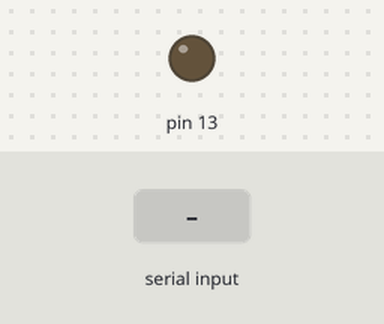
Recording of a sketch running on a simulated Arduino Uno, built with avr-gcc and run on an emulated ATmega328P. Parts: output pins drawn as LEDs (lit = HIGH). Dashed ring = blinking. The test bench sets the inputs (shaded band).

Above: at 1.2 s.
1.3 s: "B" received over Serial
At 1.55 s:
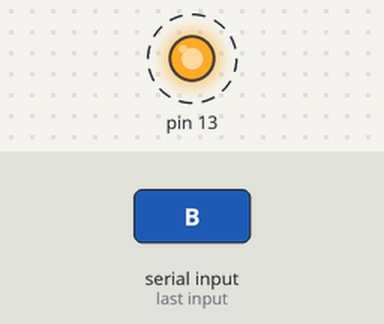
4.3 s: "H" received over Serial
At 5.5 s:
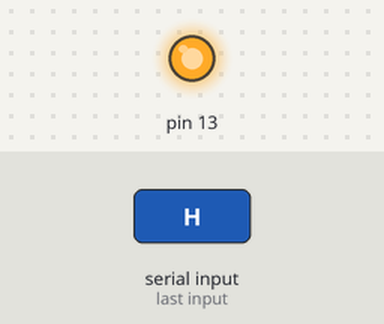
5.8 s: "L" received over Serial
At 6.7 s:
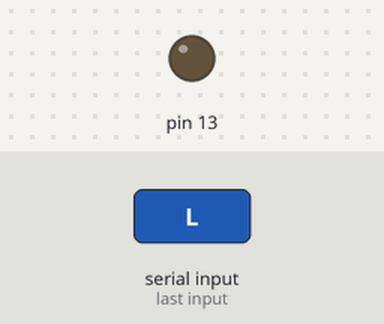
Timing chart, 0 to 8.8 s (numbered marks = the images above; inputs shaded):
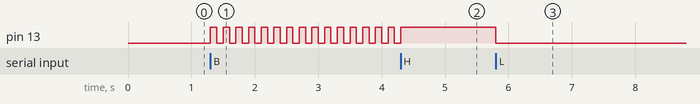

The sketch:

automatic-manual-blink.ino
```cpp
int a=0;
void setup() {
pinMode(13,OUTPUT);
Serial.begin(9600);
}
void loop() {
if(Serial.available())
 {
  a= Serial.read();}
  if (a=='H')
  {
   digitalWrite(13,HIGH);
  }
  if (a=='L')
  {
    digitalWrite(13,LOW);
  }
  if (a=='B')
  {
   while(1)
   {
    digitalWrite(13, HIGH);
    delay(100);
    digitalWrite(13, LOW);
    delay(100);
    if(Serial.available())
      {
        a= Serial.read();
      }
        if (a=='H')
          {
            digitalWrite(13,HIGH);
            break;
          }
        if (a=='L')
          {
            digitalWrite(13,LOW);
            break;
          }}}}
```

Measured:
- after the input at 1.3 s, pin 13: alternates HIGH for 0.10 s and LOW for 0.10 s, starting at once
- after the input at 4.3 s, pin 13: goes on until 4.3 s, then stays HIGH
- after the input at 5.8 s, pin 13: HIGH → LOW at once
